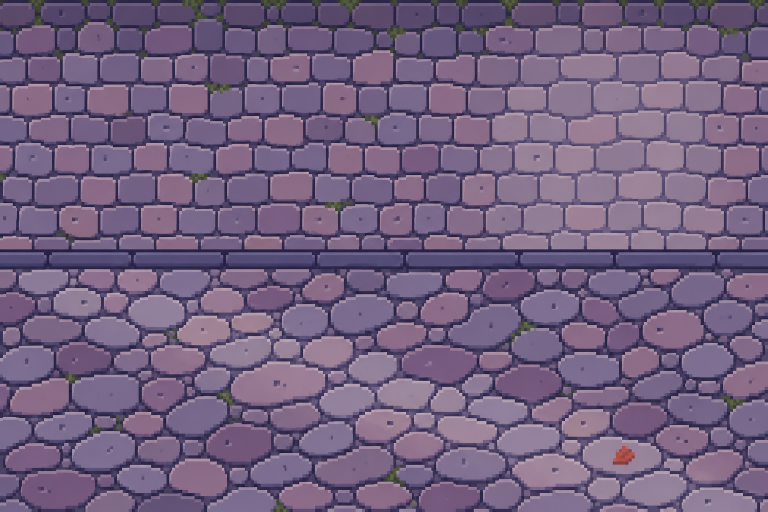
#> input picture godot_pilot/art/raw/ground_mm_v2.png, 1536 x 1024 px, given in place of wall_v1.png, which was not available (shown at 1/2 size)
$ python build_wall.py
#> lines starting #> are read from the running program, lines starting #| are printed output that depends on the picture
### godot_pilot/art/restore.py
#!/usr/bin/env python3
"""pilot：把 codex 的放大假像素還原成 1 點陣 = 1 像素，並量化到共用調色盤。
depixel / find_pitch / edges 取自 tools/post.py（原檔 import 時會直接執行 main，所以複製過來），find_pitch 的搜尋範圍改成可指定。
  restore(raw_path, pitch=None, grid=True) → RGBA uint8 陣列（真點陣）
     grid=True ：圖本身是對齊格線的假像素 → 追蹤格線、每格取中央的中位數顏色
     grid=False：圖是平滑的插畫（codex 在小格距下不會畫成格子）→ 以固定格距取每格中央區域的中位數（等於重新點陣化）
  to_palette(rgba, colors, ...) → 量化到調色盤子集合（最近色，不抖色）
  check(raw, out, pitch) → 把結果放大回去與原圖比較的平均誤差（確認還原沒有走樣）"""
import os, sys
import numpy as np
from PIL import Image
sys.path.insert(0, os.path.dirname(os.path.abspath(__file__)))
from palette import PAL, sub
#> in restore, `w = a[..., 3:4] / 255.0`: w: shape (1024, 1536, 1) float32; every value is 1
#> in restore, `gx = np.abs(np.diff(full, axis=1)).sum(axis=(0, 2))`: gx = 1535 values, max 43402 at index 540, min 1299 at index 2, mean 9070.2
#> in restore, `gy = np.abs(np.diff(full, axis=0)).sum(axis=(1, 2))`: gy = 1023 values, max 297255 at index 498, min 1332 at index 139, mean 20095.8

def autoc(g, maxlag=80):
    g = g - g.mean()
    return np.array([(g[:-l] * g[l:]).mean() if l else (g * g).mean() for l in range(maxlag)])


def find_pitch(gx, gy, lo=6, hi=48):
    """兩軸共用同一格距（點陣是正方形）：自相關的第一個強峰，再用高倍數峰修正成小數"""
    ac = autoc(gx) / (gx.var() + 1e-9) + autoc(gy) / (gy.var() + 1e-9)
    mx = ac[lo:hi].max()
    p = None
    for l in range(lo, hi):
        if ac[l] >= 0.6 * mx and ac[l] >= ac[l - 1] and ac[l] >= ac[l + 1]:
            p = l; break
    # 用長距離的自相關修正
    best = float(p)
    for k in (2, 3):
        c = int(round(best * k))
        if c + 2 < len(ac):
            w = ac[c - 1:c + 2]
            j = c - 1 + int(np.argmax(w))
            d = 0.0
            if 0 < j < len(ac) - 1:
                den = ac[j - 1] - 2 * ac[j] + ac[j + 1]
                if den < 0: d = 0.5 * (ac[j - 1] - ac[j + 1]) / den
            best = (j + d) / k
    return best


def edges(g, p):
    """沿著軸追蹤每一條格線：從最清楚的位置出發，每走一格在 ±tol 內吸附到最強的邊"""
    n = len(g)
    gs = np.convolve(g, [0.25, 0.5, 0.25], mode='same')
    # 起點相位：梳狀取樣分數最高者（只用中央一段，避免漂移）
    lo, hi = int(n * 0.3), int(n * 0.7)
    bs, bph = -1, 0
    for ph in np.arange(0, p, 0.5):
        idx = np.round(lo + ph + np.arange(int((hi - lo) / p)) * p).astype(int)
        s = gs[idx].mean()
        if s > bs: bs, bph = s, ph
    start = lo + bph
    tol = max(1, int(p * 0.18)); thr = gs.mean() * 1.2
    def walk(pos, step):
        out = []
        while True:
            pos += step
            if pos < 0 or pos > n - 1: break
            c = int(round(pos)); a0, a1 = max(0, c - tol), min(n, c + tol + 1)
            j = a0 + int(np.argmax(gs[a0:a1]))
            if gs[j] > thr: pos = pos * 0.5 + j * 0.5
            out.append(pos)
        return out
    e = sorted(walk(start + p, -p) + walk(start, p))
    return [int(round(x)) + 1 for x in e]


def depixel(im, is_tile, force_p=None):
    a = np.array(im.convert('RGBA')).astype(np.float32)
    w = (a[..., 3:4] / 255.0)
    rgbw = a[..., :3] * (1 if is_tile else w)
    full = np.concatenate([rgbw, a[..., 3:4]], axis=2)
    gx = np.abs(np.diff(full, axis=1)).sum(axis=(0, 2))
    gy = np.abs(np.diff(full, axis=0)).sum(axis=(1, 2))
    p = force_p or find_pitch(gx, gy)
    H, W = a.shape[:2]
    ex = [0] + [e for e in edges(gx, p) if 0 < e < W] + [W]
    ey = [0] + [e for e in edges(gy, p) if 0 < e < H] + [H]
    def cells(e):
        c = [(e[i], e[i + 1]) for i in range(len(e) - 1)]
        return [x for x in c if x[1] - x[0] >= p * 0.5]
    cx, cy = cells(ex), cells(ey)
    out = np.zeros((len(cy), len(cx), 4), np.uint8)
    for j, (y0, y1) in enumerate(cy):
        m = max(1, int((y1 - y0) * 0.25))
        for i, (x0, x1) in enumerate(cx):
            n = max(1, int((x1 - x0) * 0.25))
            blk = a[y0 + m:y1 - m, x0 + n:x1 - n].reshape(-1, 4)
            if len(blk) == 0: blk = a[y0:y1, x0:x1].reshape(-1, 4)
            al = np.median(blk[:, 3])
            if is_tile or al > 127:
                sel = blk if is_tile else blk[blk[:, 3] > 127]
                out[j, i, :3] = np.median(sel[:, :3], axis=0)
                out[j, i, 3] = 255
    return out, p, p


def restore(path, pitch=None, grid=True, lo=6, hi=48, lines=0.0):
    im = Image.open(path).convert('RGBA')
    if grid:
        a = np.array(im).astype(np.float32)
        if pitch is None:
            w = a[..., 3:4] / 255.0
            full = np.concatenate([a[..., :3] * w, a[..., 3:4]], axis=2)
            gx = np.abs(np.diff(full, axis=1)).sum(axis=(0, 2)); gy = np.abs(np.diff(full, axis=0)).sum(axis=(1, 2))
            pitch = find_pitch(gx, gy, lo, hi)
#> in autoc, `g = g - g.mean()`: g = 1535 values, max 34331.8 at index 540, min -7771.2 at index 2, mean 0.000397
#> in find_pitch, `ac = autoc(gx) / (gx.var() + 1e-9) + autoc(gy) / (gy.var() + 1e-9)`: ac = 80 values, max 2 at index 0, min -0.632 at index 22, mean 0.0342
#> in find_pitch, `mx = ac[lo:hi].max()`: mx = 1.31
#> the loop in find_pitch, `for k in (2, 3):` made 2 passes
#> (c, w, j, den, d, best) on pass 2: (19, [0.176, 0.538, -0.0531], 19, -0.954, -0.12, 6.29)
#> (w, j, den, d, best) on pass 1: ([-0.0296, 0.647, 0.571], 12, -0.754, 0.398, 6.2)
#> in restore, `pitch = find_pitch(gx, gy, lo, hi)`: pitch = 6.29
        out, p, _ = depixel(im, im.getextrema()[3][0] == 255, force_p=pitch)
#> in edges, `n = len(g)`: n = 1535
#> in edges, `gs = np.convolve(g, [0.25, 0.5, 0.25], mode='same')`: gs = 1535 values, max 29955 at index 540, min 1563.2 at index 473, mean 9069
#> in edges, `lo, hi = int(n * 0.3), int(n * 0.7)`: lo = 460; hi = 1074
#> the loop in edges, `for ph in np.arange(0, p, 0.5):` made 13 passes
#> (s, bs, bph) on passes 1, 7, 8, 9, 10: (8512, 8512, 0), (8879.8, 8879.8, 3), (9605.6, 9605.6, 3.5), (10351.3, 10351.3, 4), (11033.3, 11033.3, 4.5)
#> s on passes 2, 3, 4, 5, 6, 11: 7885.3, 7771.5, 8014.6, 8283.1, 8461.6, 10917.9
#> after the loop in edges, `for ph in np.arange(0, p, 0.5):`: bph = 4.5; bs = 11033.3
#> in edges, `start = lo + bph`: start = 464.5
#> in edges, `tol = max(1, int(p * 0.18))`: tol = 1
#> in edges, `thr = gs.mean() * 1.2`: thr = 10882.8
#> the loop in walk, `while True:` made 75 passes
#> (pos, c, a0, a1, j) on passes 1 to 12: (463.8, 464, 463, 466, 463), (456.7, 457, 456, 459, 456), (450.2, 450, 449, 452, 450), (444.5, 444, 443, 446, 445), (438.6, 438, 437, 440, 439), (432.1, 432, 431, 434, 432), (425.9, 426, 425, 428, 426), (419.3, 420, 419, 422, 419), (413.5, 413, 412, 415, 414), (407.1, 407, 406, 409, 407), (400.9, 401, 400, 403, 401), (394.8, 395, 394, 397, 395)
#> after the loop in walk, `while True:`: out = 74 values, max 463.8 at index 0, min 5.02 at index 73, mean 234.5; pos = -1.27
#> the loop in walk (call 2), `while True:` made 170 passes
#> (pos, c, a0, a1, j) on passes 1 to 12: (470.8, 471, 470, 473, 470), (477.1, 477, 476, 479, 476), (483.2, 483, 482, 485, 483), (488.7, 489, 488, 491, 488), (494.5, 495, 494, 497, 494), (500.8, 501, 500, 503, 502), (507.6, 507, 506, 509, 508), (513.9, 514, 513, 516, 514), (520.2, 520, 519, 522, 521), (527.3, 527, 526, 529, 528), (533.8, 534, 533, 536, 534), (540, 540, 539, 542, 540)
#> (pos, c) on pass 39: (710.6, 711)
#> in depixel, `out = np.zeros((len(cy), len(cx), 4), np.uint8)`: out: shape (164, 244, 4); every value is 0
#> the loop in depixel, `for j, (y0, y1) in enumerate(cy):` made 164 passes
#> (y0, y1) on passes 1 to 3: (0, 6), (6, 12), (12, 19)
#> after the loop in depixel, `for j, (y0, y1) in enumerate(cy):`:
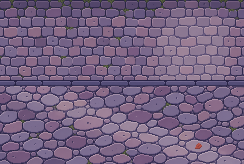
#> out: shape (164, 244, 4); mean of channels 0, 1, 2, 3 115.2, 96.7, 127.6, 255; drawn as R, G, B
        return out, p
    a = np.array(im).astype(np.float32); H, W = a.shape[:2]
    nx, ny = int(W / pitch), int(H / pitch)
    out = np.zeros((ny, nx, 4), np.uint8)
    for j in range(ny):
        y0, y1 = int(j * pitch), int((j + 1) * pitch); m = max(1, int((y1 - y0) * 0.3))
        for i in range(nx):
            x0, x1 = int(i * pitch), int((i + 1) * pitch); n = max(1, int((x1 - x0) * 0.3))
            blk = a[y0 + m:y1 - m, x0 + n:x1 - n].reshape(-1, 4)
            med = np.median(blk, axis=0)
            if lines > 0:      # 保留比一格還細的深色線（瓦縫、石縫）：整格裡深色像素超過一定比例就取深色
                cell = a[y0:y1, x0:x1].reshape(-1, 4); lum = cell[:, :3].sum(1)
                dark = lum < med[:3].sum() * 0.72
                if dark.mean() >= lines and dark.mean() < 0.5: med = np.median(cell[dark], axis=0)
            out[j, i] = med
    out[..., 3] = 255
    return out, pitch

# [49 lines left out: functions to_palette, despeckle, tone, not called in this run]

def check(path, out, pitch):
#> called with path = 'godot_pilot/art/raw/wall_v1.png', pitch = 6.29
    raw = np.array(Image.open(path).convert('RGBA')).astype(np.float32)
    up = np.array(Image.fromarray(out).resize((raw.shape[1], raw.shape[0]), Image.NEAREST)).astype(np.float32)
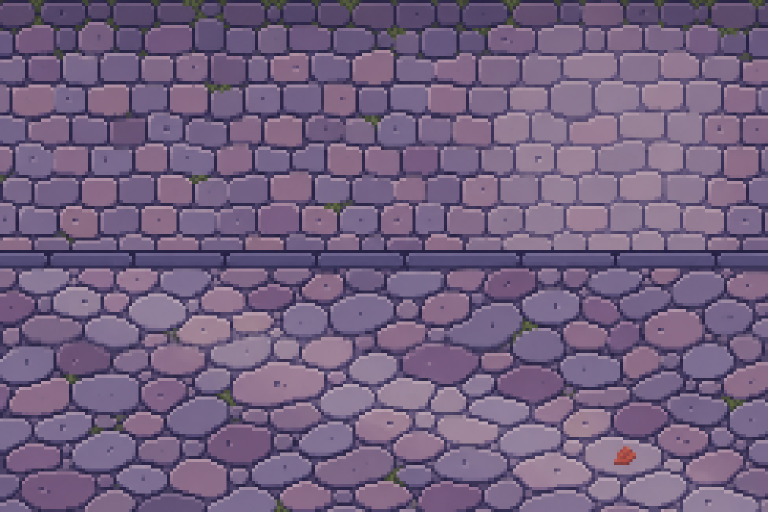
#> up: shape (1024, 1536, 4) float32 (shown at 1/2 size); mean of channels 0, 1, 2, 3 115.3, 96.7, 127.7, 256; drawn as R, G, B
    return float(np.abs(raw[..., :3] - up[..., :3])[raw[..., 3] > 127].mean())

def up(a, k=8):
    im = Image.fromarray(a) if not isinstance(a, Image.Image) else a
    return im.resize((im.width * k, im.height * k), Image.NEAREST)

# [4 lines that do not run on import are left out]

### godot_pilot/art/palette.py
#!/usr/bin/env python3
"""共用調色盤（64 色）。 python3 art/palette.py → art/palette.png、art/palette.txt
取色來源：現有場景貼圖 ×材質 tint 後的主色（plaza、brick、plaster2、stonewall、w_roof_red2、hero）與概念圖 target.png 的色相，
再手動整理成色階。貼圖畫的是「中性漫射色」：夕陽的橘金與陰影的藍紫由即時光照產生，所以這裡沒有夕陽色的石頭。
暖色階（受光後偏金橘）：R 陶土磚紅、P 灰泥、W 暖石、D 木、L 落葉、H 髮、K 膚；冷色階（陰影裡偏藍紫）：S 冷石、B 斗篷藍、T 圍巾青綠、G 青苔。"""
import os
from PIL import Image, ImageDraw
RAMPS = [
 ('S', '冷石（廣場石板、石縫）', ['25233a', '343545', '55526a', '686272', '797181', '867c84', '9a8d92', 'b3a5a3']),
 ('W', '暖石（牆腳石基、邊石）', ['3c3127', '5c493c', '735b4d', '8c7566', 'a89384']),
 ('R', '陶瓦／紅磚', ['3a1214', '5a1c1a', '772418', '8e2b1e', 'a53627', 'bc4a2e', 'cf6a44', 'c98a78']),
 ('M', '勾縫／灰白', ['aa8f86', 'cba599', 'e2cdb8']),
 ('P', '灰泥', ['8f6f52', 'ab8762', 'bc9875', 'cfad88', 'dcc09c', 'ead6b6']),
 ('D', '木構架／深色外框', ['1c0c08', '2e140c', '45200f', '5f3018', '7d4526', '9a6238']),
 ('G', '青苔', ['2f3f2f', '47603c', '68803f', '8fa052']),
 ('L', '落葉', ['b4421c', 'dc7a22', 'ebb23a']),
 ('H', '頭髮（暗部借用 R0–R2）', ['6e2a26', '94392e', 'b8553a', 'd88a5a']),
 ('K', '皮膚', ['b06d4e', 'd6a07a', 'f0c8a4', 'fbe4cc']),
 ('B', '斗篷藍', ['161a38', '24326a', '35539c', '4f7ac4', '7fa8de']),
 ('T', '圍巾青綠', ['134a48', '1f7566', '36a085', '6cc8a4']),
 ('V', '紫灰石（廣場石板的色差）', ['74607a', '8f7790']),
 ('X', '其他（高光白、鑄鐵黑；腮紅借用 R7）', ['fff6e8', '1a1a24']),
]
def rgb(h): return tuple(int(h[i:i + 2], 16) for i in (0, 2, 4))
PAL = {f'{k}{i}': rgb(h) for k, _, hs in RAMPS for i, h in enumerate(hs)}
# [6 lines left out: function sub, not called in this run]
# [11 lines that do not run on import are left out]

### godot_pilot/art/build_wall.py
#!/usr/bin/env python3
"""中央屋正面：art/raw/wall_v1.png（磚、石基、灰泥分格）＋ art/raw/wall_plaster_v1.png（山牆用的灰泥）→ art/work/wall_restored.png（139×147，未手修）
兩張都是對齊格線的假像素，追蹤格線還原（格距 6.08 px 與 11.27 px）。codex 畫的立面比例與木樑粗細和 3D 模型對不上
（模型的木樑是 3～4.5 點陣寬的立體方塊），所以這裡只取 codex 的「材質」——三格灰泥、磚牆、石基、山牆灰泥——依模型的實際座標重新排版；
木構架的位置先填單色，之後在 fix_wall.py 逐點畫。版面（列由上往下，1 列 = 1/32 m，底列 = 地面）：
  山牆 0–50｜上樑 51–54｜灰泥格 55–93｜下樑 94–99｜紅磚 100–137｜石基 138–146；立柱在第 0–2、44–48、90–94、136–138 行。"""
import os, sys
import numpy as np
from PIL import Image
A = os.path.dirname(os.path.abspath(__file__)); sys.path.insert(0, A)
from restore import restore, to_palette, check, despeckle
from palette import PAL, sub
W, H = 139, 147
w1, p1 = restore(os.path.join(A, 'raw', 'wall_v1.png')); print('wall_v1 pitch %.2f' % p1, w1.shape, 'err %.1f' % check(os.path.join(A, 'raw', 'wall_v1.png'), w1, p1))
w2, p2 = restore(os.path.join(A, 'raw', 'wall_plaster_v1.png')); print('plaster pitch %.2f' % p2, w2.shape, 'err %.1f' % check(os.path.join(A, 'raw', 'wall_plaster_v1.png'), w2, p2))
#> call 2 of restore, with path = 'godot_pilot/art/raw/wall_plaster_v1.png', grid = True, lo = 6, hi = 48, lines = 0
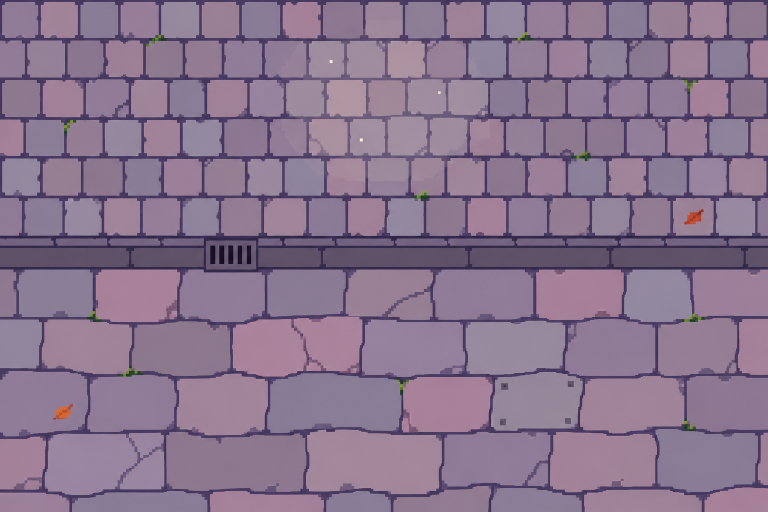
#> input picture godot_pilot/art/raw/ground_mr_v1.png, 1536 x 1024 px, given in place of wall_plaster_v1.png, which was not available (shown at 1/2 size)
#> (the run stopped early here; a loop or call above may not have finished)
